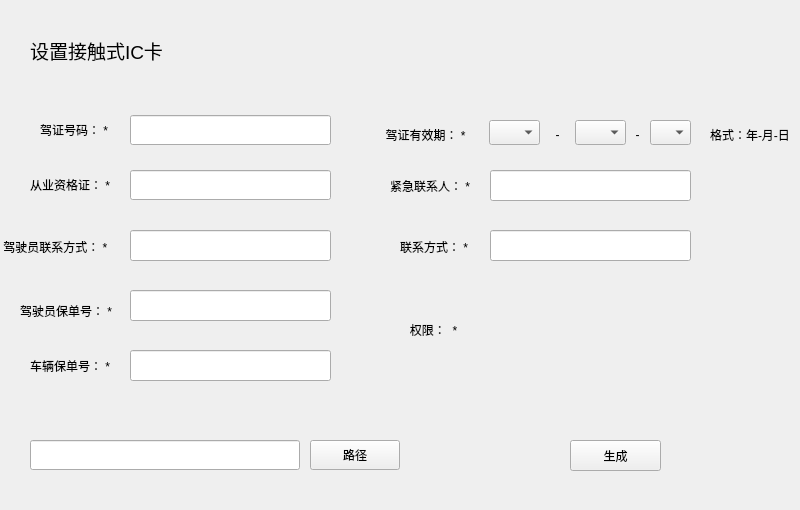
<?xml version="1.0" encoding="UTF-8"?>
<ui version="4.0">
 <class>ICsetting</class>
 <widget class="QWidget" name="ICsetting">
  <property name="geometry">
   <rect>
    <x>0</x>
    <y>0</y>
    <width>800</width>
    <height>510</height>
   </rect>
  </property>
  <property name="font">
   <font>
    <pointsize>9</pointsize>
   </font>
  </property>
  <property name="windowTitle">
   <string>Form</string>
  </property>
  <property name="styleSheet">
   <string notr="true"/>
  </property>
  <widget class="QLabel" name="lb_title">
   <property name="geometry">
    <rect>
     <x>30</x>
     <y>30</y>
     <width>150</width>
     <height>40</height>
    </rect>
   </property>
   <property name="font">
    <font>
     <pointsize>14</pointsize>
     <weight>50</weight>
     <bold>false</bold>
    </font>
   </property>
   <property name="text">
    <string>设置接触式IC卡</string>
   </property>
  </widget>
  <widget class="QLabel" name="lb_drvingnum">
   <property name="geometry">
    <rect>
     <x>40</x>
     <y>110</y>
     <width>81</width>
     <height>40</height>
    </rect>
   </property>
   <property name="text">
    <string>驾证号码： *</string>
   </property>
  </widget>
  <widget class="QLineEdit" name="Edit_drivingnum">
   <property name="geometry">
    <rect>
     <x>130</x>
     <y>115</y>
     <width>201</width>
     <height>30</height>
    </rect>
   </property>
   <property name="font">
    <font>
     <pointsize>11</pointsize>
    </font>
   </property>
  </widget>
  <widget class="QLabel" name="lb_drivingname">
   <property name="geometry">
    <rect>
     <x>400</x>
     <y>310</y>
     <width>80</width>
     <height>40</height>
    </rect>
   </property>
   <property name="text">
    <string>   权限：  *</string>
   </property>
  </widget>
  <widget class="QLabel" name="lb_card">
   <property name="geometry">
    <rect>
     <x>30</x>
     <y>165</y>
     <width>91</width>
     <height>40</height>
    </rect>
   </property>
   <property name="text">
    <string>从业资格证： *</string>
   </property>
  </widget>
  <widget class="QLineEdit" name="Edit_card">
   <property name="geometry">
    <rect>
     <x>130</x>
     <y>170</y>
     <width>201</width>
     <height>30</height>
    </rect>
   </property>
   <property name="font">
    <font>
     <pointsize>11</pointsize>
    </font>
   </property>
   <property name="text">
    <string/>
   </property>
  </widget>
  <widget class="QLabel" name="lb_date">
   <property name="geometry">
    <rect>
     <x>379</x>
     <y>115</y>
     <width>101</width>
     <height>40</height>
    </rect>
   </property>
   <property name="text">
    <string>  驾证有效期： * </string>
   </property>
  </widget>
  <widget class="QLabel" name="lb_form">
   <property name="geometry">
    <rect>
     <x>710</x>
     <y>115</y>
     <width>100</width>
     <height>40</height>
    </rect>
   </property>
   <property name="text">
    <string>格式：年-月-日</string>
   </property>
  </widget>
  <widget class="QLineEdit" name="Editpath">
   <property name="geometry">
    <rect>
     <x>30</x>
     <y>440</y>
     <width>270</width>
     <height>30</height>
    </rect>
   </property>
  </widget>
  <widget class="QPushButton" name="pathButton">
   <property name="geometry">
    <rect>
     <x>310</x>
     <y>440</y>
     <width>90</width>
     <height>30</height>
    </rect>
   </property>
   <property name="text">
    <string>路径</string>
   </property>
  </widget>
  <widget class="QPushButton" name="SaveButton">
   <property name="geometry">
    <rect>
     <x>570</x>
     <y>440</y>
     <width>91</width>
     <height>31</height>
    </rect>
   </property>
   <property name="text">
    <string>生成</string>
   </property>
  </widget>
  <widget class="QLabel" name="lbone">
   <property name="geometry">
    <rect>
     <x>550</x>
     <y>120</y>
     <width>15</width>
     <height>30</height>
    </rect>
   </property>
   <property name="text">
    <string>-</string>
   </property>
   <property name="alignment">
    <set>Qt::AlignCenter</set>
   </property>
  </widget>
  <widget class="QLabel" name="lbtwo">
   <property name="geometry">
    <rect>
     <x>630</x>
     <y>120</y>
     <width>15</width>
     <height>30</height>
    </rect>
   </property>
   <property name="text">
    <string>-</string>
   </property>
   <property name="alignment">
    <set>Qt::AlignCenter</set>
   </property>
  </widget>
  <widget class="QComboBox" name="ComboBoxyear">
   <property name="geometry">
    <rect>
     <x>489</x>
     <y>120</y>
     <width>51</width>
     <height>25</height>
    </rect>
   </property>
  </widget>
  <widget class="QComboBox" name="ComboBoxmonth">
   <property name="geometry">
    <rect>
     <x>575</x>
     <y>120</y>
     <width>51</width>
     <height>25</height>
    </rect>
   </property>
  </widget>
  <widget class="QComboBox" name="ComboBoxday">
   <property name="geometry">
    <rect>
     <x>650</x>
     <y>120</y>
     <width>41</width>
     <height>25</height>
    </rect>
   </property>
  </widget>
  <widget class="QLabel" name="label">
   <property name="geometry">
    <rect>
     <x>0</x>
     <y>231</y>
     <width>121</width>
     <height>31</height>
    </rect>
   </property>
   <property name="text">
    <string> 驾驶员联系方式： *</string>
   </property>
  </widget>
  <widget class="QLineEdit" name="Edit_drivingphone">
   <property name="geometry">
    <rect>
     <x>130</x>
     <y>230</y>
     <width>201</width>
     <height>31</height>
    </rect>
   </property>
  </widget>
  <widget class="QLabel" name="label_2">
   <property name="geometry">
    <rect>
     <x>20</x>
     <y>300</y>
     <width>101</width>
     <height>21</height>
    </rect>
   </property>
   <property name="text">
    <string>驾驶员保单号： *</string>
   </property>
  </widget>
  <widget class="QLineEdit" name="Edit_drivingpolicynum">
   <property name="geometry">
    <rect>
     <x>130</x>
     <y>290</y>
     <width>201</width>
     <height>31</height>
    </rect>
   </property>
  </widget>
  <widget class="QLabel" name="label_3">
   <property name="geometry">
    <rect>
     <x>30</x>
     <y>340</y>
     <width>91</width>
     <height>51</height>
    </rect>
   </property>
   <property name="text">
    <string>车辆保单号： *</string>
   </property>
  </widget>
  <widget class="QLineEdit" name="Edit_carpolicynum">
   <property name="geometry">
    <rect>
     <x>130</x>
     <y>350</y>
     <width>201</width>
     <height>31</height>
    </rect>
   </property>
  </widget>
  <widget class="QLabel" name="label_4">
   <property name="geometry">
    <rect>
     <x>390</x>
     <y>170</y>
     <width>91</width>
     <height>31</height>
    </rect>
   </property>
   <property name="text">
    <string>紧急联系人： *</string>
   </property>
  </widget>
  <widget class="QLineEdit" name="Edit_emergencycontactperson">
   <property name="geometry">
    <rect>
     <x>490</x>
     <y>170</y>
     <width>201</width>
     <height>31</height>
    </rect>
   </property>
  </widget>
  <widget class="QLabel" name="label_5">
   <property name="geometry">
    <rect>
     <x>400</x>
     <y>221</y>
     <width>81</width>
     <height>51</height>
    </rect>
   </property>
   <property name="text">
    <string>联系方式： *</string>
   </property>
  </widget>
  <widget class="QLineEdit" name="Edit_contactphonenum">
   <property name="geometry">
    <rect>
     <x>490</x>
     <y>230</y>
     <width>201</width>
     <height>31</height>
    </rect>
   </property>
  </widget>
 </widget>
 <resources/>
 <connections/>
</ui>
